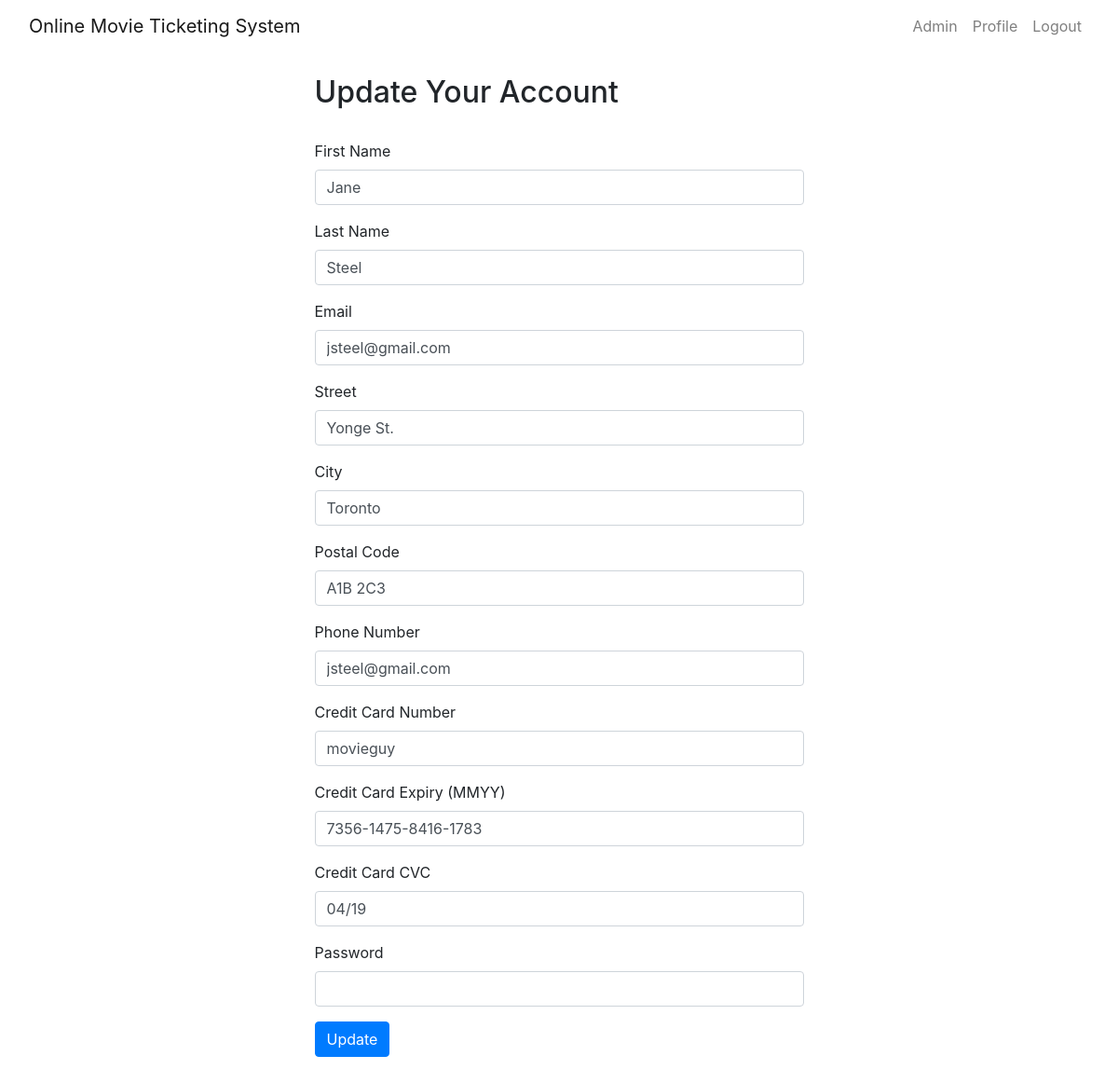
Screenshot of /profile.php (signed in) with the database file from the repository.
### tables this page shows
CREATE TABLE customer (
	account_num INTEGER NOT NULL AUTO_INCREMENT,
	fname varchar(50) NOT NULL,
	lname varchar(50) NOT NULL,
	a_street varchar(100) NOT NULL,
	a_city varchar(100) NOT NULL,
	a_postal_code varchar(7) NOT NULL,
	phone_number varchar(30) NOT NULL,
	email varchar(100) NOT NULL,
	password varchar(30) NOT NULL,
	cc_number varchar(30) NOT NULL,
	cc_expiry varchar(10) NOT NULL,
	cc_cvc varchar(3) NOT NULL,
	isAdmin BOOLEAN DEFAULT false,
	PRIMARY KEY(account_num, email)
);

### src/profile.php (the view, shortened to what this page needs)
<?php
	try {
		require "config.php";
		$connection = new PDO($dsn, $username, $password, $options);
		$sql = "SELECT *
			FROM customer
			WHERE account_num = :accountNum";
		$accountNum = $_SESSION['accountNum'];
		$statement = $connection->prepare($sql);
		$statement->bindParam(':accountNum', $accountNum, PDO::PARAM_STR);
		$statement->execute();
		$result = $statement->fetch();
	}
	catch(PDOException $error) {
		echo $sql . "<br>" . $error->getMessage();
	}
?>
<?php include 'templates/header.php' ?>
<?php include 'templates/navbar.php' ?>
<div class="container">
	<div class="col-xs-12 col-sm-8 offset-sm-2 col-md-6 offset-md-3">
		<br />
		<h2>Update Your Account</h2><br />
		<form action="profile.php" method="post">
			<div class="form-group">
				<label for="firstName">First Name</label>
				<input type="text" name="firstName" id="firstName" class="form-control" value="<?php echo $result[1];?>">
			</div>
			<div class="form-group">
				<label for="lastName">Last Name</label>
				<input type="text" name="lastName" id="lastName" class="form-control" value="<?php echo $result[2];?>">
			</div>
			<div class="form-group">
				<label for="email">Email</label>
				<input type="email" name="email" id="email" class="form-control" value="<?php echo $result[7];?>">
			</div>
			<div class="form-group">
				<label for="street">Street</label>
				<input type="text" name="street" id="street" class="form-control" value="<?php echo $result[3];?>">
			</div>
			<div class="form-group">
				<label for="city">City</label>
				<input type="text" name="city" id="city" class="form-control" value="<?php echo $result[4];?>">
			</div>
			<div class="form-group">
				<label for="pc">Postal Code</label>
				<input type="text" name="pc" id="pc" class="form-control" value="<?php echo $result[5];?>">
			</div>
			<div class="form-group">
				<label for="phoneNumber">Phone Number</label>
				<input type="text" name="phoneNumber" id="phoneNumber" class="form-control" value="<?php echo $result[7];?>">
			</div>
			<div class="form-group">
				<label for="creditCardNumber">Credit Card Number</label>
				<input type="text" name="creditCardNumber" id="creditCardNumber" class="form-control" value="<?php echo $result[8];?>">
			</div>
			<div class="form-group">
				<label for="creditCardExpiry">Credit Card Expiry (MMYY)</label>
				<input type="text" name="creditCardExpiry" id="creditCardExpiry" class="form-control" value="<?php echo $result[9];?>">
			</div>
			<div class="form-group">
				<label for="creditCardCVC">Credit Card CVC</label>
				<input type="text" name="creditCardCVC" id="creditCardCVC" class="form-control" value="<?php echo $result[10];?>">
			</div>
			<div class="form-group">
				<label for="password">Password</label>
				<input type="password" name="password" id="password" class="form-control">
			</div>
			<input class="btn btn-primary" type="submit" name="submit" value="Update">
		</form>
		<br />
	</div>
	<br />
</div>
<?php include 'teamples/footer.php' ?>

### rows the page displays
customer: firstName "Jane", lastName "Steel", email "jsteel@gmail.com", street "Yonge St.", city "Toronto", pc "A1B 2C3", phoneNumber "jsteel@gmail.com", creditCardNumber "movieguy", creditCardExpiry "7356-1475-8416-1783", creditCardCVC "04/19"
